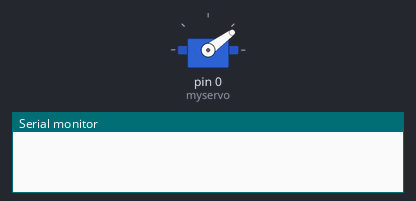
A sketch run on a simulated Arduino Uno, built with avr-gcc and run on an emulated ATmega328P. On the bench: servo, the last lines printed to the serial monitor.

Above: at 0.1 s.
At 9.3 s:
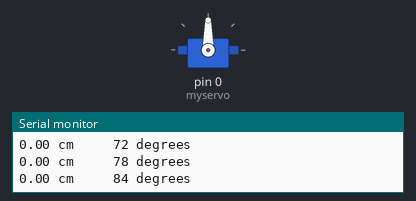
At 17.5 s:
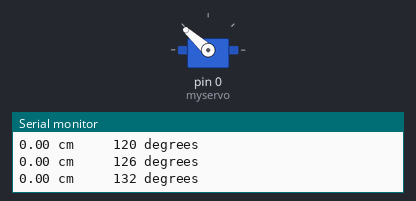
At 37.0 s:
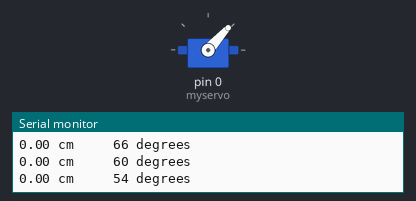
Timing chart, 0 to 40.0 s (numbered marks = the images above):
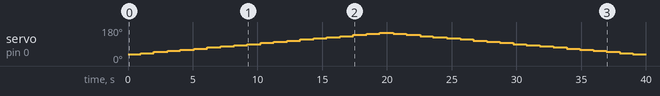

The sketch:

CORRECT_Radar_TEST_SKetch.ino
```cpp
#include <Servo.h>

const int pwPin1 = 1;
float sensor, ft;
int pos = 30;
bool switcher = 0;

Servo myservo;

void setup() {
  Serial.begin(9600);
  pinMode(pwPin1, INPUT);
  myservo.attach(0);
  myservo.write(pos);
}

// NOTE: The best speed I can get out of this is 1.5 seconds
// per half rotation. This means that it will take one
// reading every 6 degrees.

// NOTE 2: For the EZ3, the conversion is 57.874 uS/cm.

void loop() {
  int timer = millis();
  if (pos == 150)
    switcher = 1;
  else if (pos == 30)
    switcher = 0;
  if (timer % 50 == 0) {
    if (switcher == 0) {
      pos = pos + 6;
      myservo.write(pos);
    }
    else if (switcher == 1) {
      pos = pos - 6;
      myservo.write(pos);
    }
    ft = (pulseIn(pwPin1, HIGH) / 57.874);
    if (ft < 600) {
      Serial.print(ft);
      Serial.print(" cm");
      Serial.print("     ");
      Serial.print(pos);
      Serial.println(" degrees");
    }
    else if (ft >= 600)
      Serial.println("TOO HIGH");
  }
}
```

Measured:
- by itself, servo on pin 0 (myservo): rises from 36° to 150° in 18.5 s, then falls to 36° in 19.5 s
